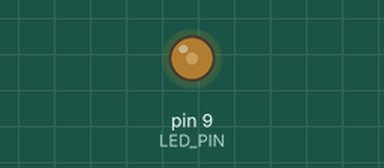
A sketch run on a simulated Arduino Uno, built with avr-gcc and run on an emulated ATmega328P. On the bench: output pins drawn as LEDs (lit = HIGH).

Above: at 0.05 s.
At 0.4 s:
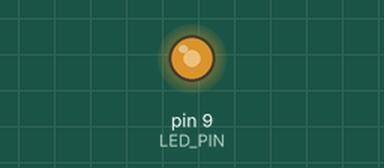
At 0.75 s:
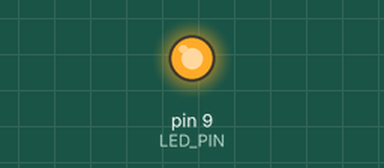
Timing chart, 0 to 3.0 s (numbered marks = the images above):
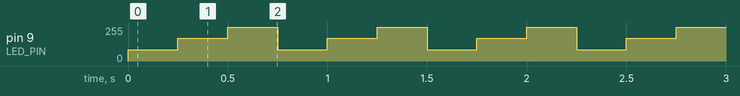

Measured:
- by itself, pin 9 (LED_PIN): repeats every 0.75 s: 170/255 0.25 s, 255/255 0.25 s, 85/255 0.25 s

The sketch:

sketch_01a.ino
```cpp
// даём разумное имя для пина №9 со светодиодом
// (англ. Light Emitting Diode или просто «LED»)
// Так нам не нужно постоянно вспоминать куда он подключён
#define LED_PIN 9

void setup()
{
  // настраиваем пин со светодиодом в режим выхода,
  // как и раньше
  pinMode(LED_PIN, OUTPUT);
}

void loop()
{
  // выдаём неполное напряжение на светодиод
  // (он же ШИМ-сигнал, он же PWM-сигнал).
  // Микроконтроллер переводит число от 0 до 255 к напряжению
  // от 0 до 5 В. Например, 85 — это 1/3 от 255,
  // т.е. 1/3 от 5 В, т.е. 1,66 В.
  analogWrite(LED_PIN, 85);
  // держим такую яркость 250 миллисекунд
  delay(250);

  // выдаём 170, т.е. 2/3 от 255, или иными словами — 3,33 В.
  // Больше напряжение — выше яркость!
  analogWrite(LED_PIN, 170);
  delay(250);

  // все 5 В — полный накал!
  analogWrite(LED_PIN, 255);
  // ждём ещё немного перед тем, как начать всё заново
  delay(250);
}
```
